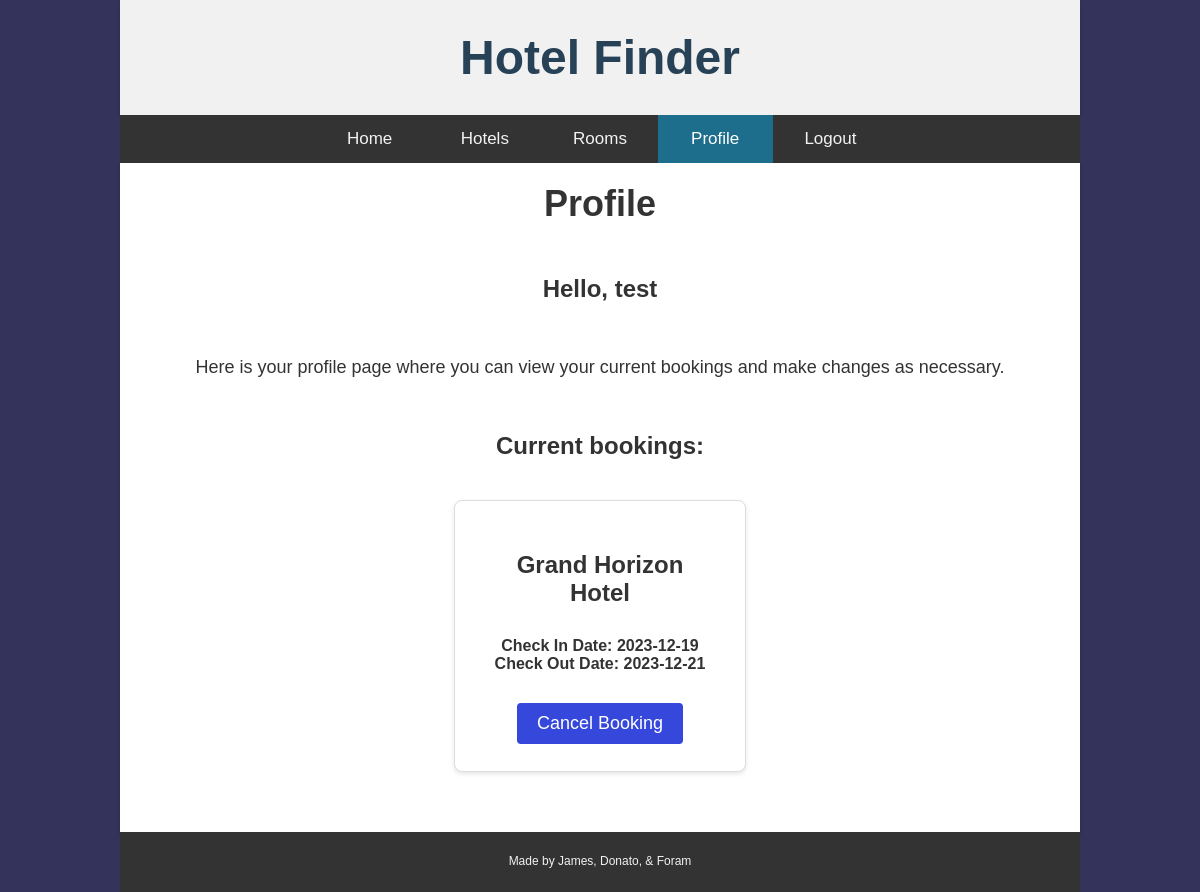
The page /profile (signed in) on the database its author committed.
### website/models.py (models this page shows)
class User(db.Model, UserMixin):
    id = db.Column(db.Integer, primary_key=True)
    email = db.Column(db.String(1000), unique=True)
    name = db.Column(db.String(1000))
    password = db.Column(db.String(1000))
    bookings = db.relationship('Booking')

class Booking(db.Model):
    id = db.Column(db.Integer, primary_key=True)
    check_in_date = db.Column(db.Date())
    check_out_date = db.Column(db.Date())
    hotel_name = db.Column(db.String(1000))
    user_id = db.Column(db.Integer, db.ForeignKey('user.id'))

### website/views.py (the view)
@views.route('/profile')
@login_required
def profile():
    return render_template("profile.html", user=current_user, bookings=current_user.bookings)

### website/__init__.py (called while the page is built)
def create_app():
    app = Flask(__name__)
    app.config['SECRET_KEY'] = 'key'
    app.config['SQLALCHEMY_DATABASE_URI'] = f'sqlite:///{DB_NAME}'  # storing our db into a folder
    db.init_app(app)
    from .views import views
    from .auth import auth
    app.register_blueprint(views, url_prefix='/')
    app.register_blueprint(auth, url_prefix='/')
    from .models import User, Hotel, Room, Booking
    with app.app_context():
        db.create_all()
    login_manager = LoginManager()
    login_manager.login_view = 'auth.login'
    login_manager.init_app(app)
    @login_manager.user_loader
    def load_user(id):
        return User.query.get(int(id))
    return app

### website/templates/profile.html (shortened to what this page needs)
<!DOCTYPE html>
<html lang="en">
<head>
    <link rel="stylesheet" href="../static/style.css">
</head>
<body>
    <main>
        <header>
            <a class="homePage" href="/">Hotel Finder</a>
        </header>
        <nav id="navbar">
            {% if user.is_authenticated %}
            <a class="nav-item" id="index" href="/">Home</a>
            <a class="nav-item" id="hotels" href="/hotels">Hotels</a>
            <a class="nav-item" id="rooms" href="/rooms">Rooms</a>
            <a class="nav-item active" id="profile" href="/profile">Profile</a>
            <a class="nav-item" id="logout" href="/logout">Logout</a>
            {% else %}
            <a class="nav-item" id="index" href="/">Home</a>
            <a class="nav-item" id="login" href="/login">Login</a>
            <a class="nav-item" id="signUp" href="/sign-up">Sign Up</a>
            {% endif %}
        </nav>
        <div class="container profile">
            <h1 class="pageTitle">Profile</h1>
            <div class="content">
                <h3>Hello, {{user.name}}</h3>
                <p id="booking-desc">Here is your profile page where you can view your current bookings and make changes as necessary.</p>
                <h2 id="current-bookings">Current bookings: </h2>
                <div class="profile-list">
                <ul class="list-group list-group-flush" id="bookings">
                {% for booking in bookings %}
                <li class="profileBookings">
                <h3>{{booking.hotel_name}}</h3>
                <h4>Check In Date: {{booking.check_in_date}}</h4>
                <h4>Check Out Date: {{booking.check_out_date}}</h4>
                <button type="button" class="cancelBtn" onClick="removeBooking({{booking.id}})">
                    <span aria-hidden="true">Cancel Booking</span>
                </button>
                </li>
                {% endfor %}
                </ul>
            </div>
            </div>
        </div>
        <footer>
            <p>Made by James, Donato, & Foram</p>
        </footer>
    </main>
</body>
</html>

### website/static/style.css (style rules this page uses)
* { margin: 0; padding: 0; font-family: sans-serif; }
body { margin: 0; font-size: 28px; font-family: Arial, Helvetica, sans-serif; padding: 0; background-image: linear-gradient(rgba(0, 0, 50, 0.8), rgba(0, 0, 50, 0.8)); color: #333; }
main { width: 80%; text-align: center; margin: auto; }
header { background-color: #fff; padding: 30px; box-shadow: 0 2px 4px rgba(0, 0, 0, 0.1); background-color: #f1f1f1; text-align: center; color: #274156; }
header a { text-decoration: none; color: #274156; font-size: 48px; font-weight: bolder; }
#navbar { display: inline-flex; justify-content: space-between; overflow: hidden; background-color: #333; padding: 0 20% 0 20%; align-items: center; width: 60%; }
#navbar a { float: left; color: #f2f2f2; text-align: center; padding: 14px 16px; text-decoration: none; font-size: 17px; width: 100px; }
#navbar a.active { background-color: #1C6E8C; color: white; }
.container { min-height: 75vh; margin: auto; padding: 20px; background-color: #fff; box-shadow: 0 2px 4px rgba(0, 0, 0, 0.1); display: flex; align-items: center; justify-content: center; }
h1 { font-size: 36px; margin: 0; }
p { line-height: 1.6; margin: 50px 20px 50px 20px; }
footer { bottom: 0; width: 100%; background-color: #333; text-align: center; height: 60px; font-size: 12px; color: #f1f1f1; display: flex; justify-content: center; align-items: center; }
footer p { font-size: 12px; }
button { background-color: #3498db; color: #fff; padding: 10px 20px; border: none; border-radius: 4px; font-size: 18px; cursor: pointer; transition: background-color 0.3s ease; }
ul { list-style: none; padding: 0; }
li { display: inline-block; }
h3 { margin: 50px 30px 30px 30px; font-size: 24px; }
.profile { display: block; }
.profile-list { flex-wrap: wrap; padding: 20px; }
.profileBookings { background-color: #fff; border: 1px solid #ddd; border-radius: 8px; padding: 0 20px 20px 20px; margin: 20px; box-shadow: 0 2px 4px rgba(0, 0, 0, 0.1); width: 250px; height: 250px; flex-direction: column; justify-content: space-between; font-size: 16px; }
.cancelBtn { margin: 30px 0 0 0; background-color: #3548db; }
#current-bookings { font-size: 24px; }
#booking-desc { font-size: 18px; }

### rows shown on the page
User: name "test"
Booking: hotel_name "Grand Horizon Hotel", check_in_date "2023-12-19", check_out_date "2023-12-21"
